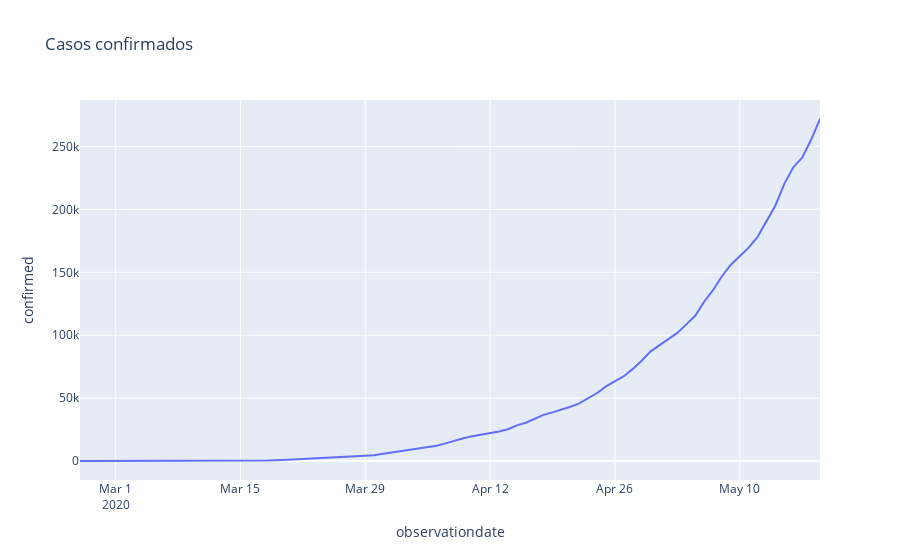

The notebook cell saved with this chart:
### Markdown cell above
# Casos Confirmados

### Code cell
# Grafico da evolucao de casos
px.line(brasil, 'observationdate', 'confirmed', title='Casos confirmados')
